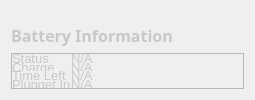
            <widget class="QWidget" name="battery">
             <property name="styleSheet">
              <string notr="true">color: rgb(200, 200, 200);
</string>
             </property>
             <layout class="QVBoxLayout" name="verticalLayout_9">
              <item alignment="Qt::AlignBottom">
               <widget class="QLabel" name="label_48">
                <property name="font">
                 <font>
                  <family>Mongolian Baiti</family>
                  <pointsize>12</pointsize>
                  <weight>75</weight>
                  <bold>true</bold>
                 </font>
                </property>
                <property name="text">
                 <string>Battery Information</string>
                </property>
               </widget>
              </item>
              <item>
               <widget class="QFrame" name="frame_4">
                <property name="sizePolicy">
                 <sizepolicy hsizetype="Preferred" vsizetype="Ignored">
                  <horstretch>0</horstretch>
                  <verstretch>0</verstretch>
                 </sizepolicy>
                </property>
                <property name="frameShape">
                 <enum>QFrame::StyledPanel</enum>
                </property>
                <property name="frameShadow">
                 <enum>QFrame::Raised</enum>
                </property>
                <layout class="QGridLayout" name="gridLayout_7">
                 <property name="leftMargin">
                  <number>0</number>
                 </property>
                 <property name="topMargin">
                  <number>0</number>
                 </property>
                 <property name="rightMargin">
                  <number>0</number>
                 </property>
                 <property name="bottomMargin">
                  <number>0</number>
                 </property>
                 <property name="spacing">
                  <number>0</number>
                 </property>
                 <item row="1" column="0">
                  <widget class="QLabel" name="label_50">
                   <property name="font">
                    <font>
                     <pointsize>10</pointsize>
                    </font>
                   </property>
                   <property name="text">
                    <string>Charge</string>
                   </property>
                  </widget>
                 </item>
                 <item row="0" column="1">
                  <widget class="QLabel" name="battery_status">
                   <property name="font">
                    <font>
                     <pointsize>10</pointsize>
                    </font>
                   </property>
                   <property name="text">
                    <string>N/A</string>
                   </property>
                  </widget>
                 </item>
                 <item row="3" column="1">
                  <widget class="QLabel" name="battery_plugged">
                   <property name="font">
                    <font>
                     <pointsize>10</pointsize>
                    </font>
                   </property>
                   <property name="text">
                    <string>N/A</string>
                   </property>
                  </widget>
                 </item>
                 <item row="2" column="0">
                  <widget class="QLabel" name="label_51">
                   <property name="font">
                    <font>
                     <pointsize>10</pointsize>
                    </font>
                   </property>
                   <property name="text">
                    <string>Time Left</string>
                   </property>
                  </widget>
                 </item>
                 <item row="1" column="1">
                  <widget class="QLabel" name="battery_charge">
                   <property name="font">
                    <font>
                     <pointsize>10</pointsize>
                    </font>
                   </property>
                   <property name="text">
                    <string>N/A</string>
                   </property>
                  </widget>
                 </item>
                 <item row="0" column="0">
                  <widget class="QLabel" name="label_49">
                   <property name="font">
                    <font>
                     <pointsize>10</pointsize>
                    </font>
                   </property>
                   <property name="text">
                    <string>Status</string>
                   </property>
                  </widget>
                 </item>
                 <item row="3" column="0">
                  <widget class="QLabel" name="label_52">
                   <property name="font">
                    <font>
                     <pointsize>10</pointsize>
                    </font>
                   </property>
                   <property name="text">
                    <string>Plugget In</string>
                   </property>
                  </widget>
                 </item>
                 <item row="2" column="1">
                  <widget class="QLabel" name="battery_time_left">
                   <property name="font">
                    <font>
                     <pointsize>10</pointsize>
                    </font>
                   </property>
                   <property name="text">
                    <string>N/A</string>
                   </property>
                  </widget>
                 </item>
                 <item row="0" column="2" rowspan="4">
                  <widget class="roundProgressBar" name="battery_usage" native="true">
                   <property name="minimumSize">
                    <size>
                     <width>150</width>
                     <height>150</height>
                    </size>
                   </property>
                   <property name="maximumSize">
                    <size>
                     <width>150</width>
                     <height>150</height>
                    </size>
                   </property>
                  </widget>
                 </item>
                </layout>
               </widget>
              </item>
             </layout>
            </widget>
